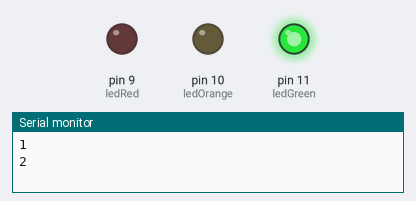
Simulated run of this sketch. Board: Arduino Uno, built with avr-gcc and run on an emulated ATmega328P. Shown: output pins drawn as LEDs (lit = HIGH), the last lines printed to the serial monitor.

Above: at 0.3 s.
At 1.1 s:
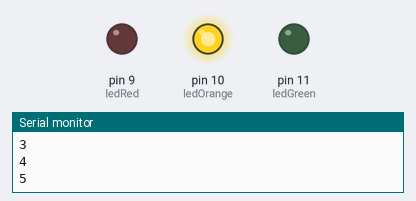
At 4.5 s:
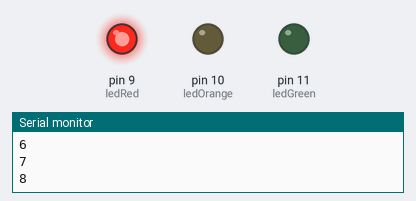
Timing chart, 0 to 5.8 s (numbered marks = the images above):
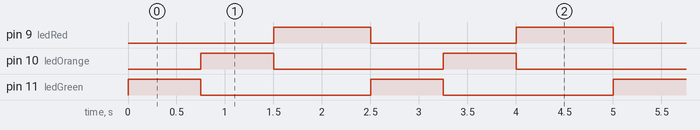

Measured:
- by itself, pin 9 (ledRed): alternates HIGH for 1.0 s and LOW for 1.5 s
- by itself, pin 10 (ledOrange), pin 11 (ledGreen): alternates HIGH for 0.75 s and LOW for 1.8 s
- by itself, everything shown: repeats every 2.5 s, in 3 steps

The sketch:

task-3.4.7-bonus.ino
```cpp
int ledRed = 9;
int ledOrange = 10;
int ledGreen = 11;

void setLedStates(int redValue, int orangeValue, int greenValue) {
  digitalWrite(ledRed, redValue);
  digitalWrite(ledOrange, orangeValue);
  digitalWrite(ledGreen, greenValue);
}

int incrementByOne(int value) {
  return value + 1;
}

void setup() {
  Serial.begin(9600);
  pinMode(ledRed, OUTPUT);
  pinMode(ledOrange, OUTPUT);
  pinMode(ledGreen, OUTPUT);
}

int counter = 1;
void loop() {
  Serial.println(counter);
  if (counter >= 7) {
    setLedStates(HIGH, LOW, LOW);
  } else if (counter >=4) {
    setLedStates(LOW, HIGH, LOW);
  } else { // counter < 4
    setLedStates(LOW, LOW, HIGH);
  }
  delay(250);
  counter = incrementByOne(counter);
  if (counter > 10) {
       counter = 1;
  }
}
```
